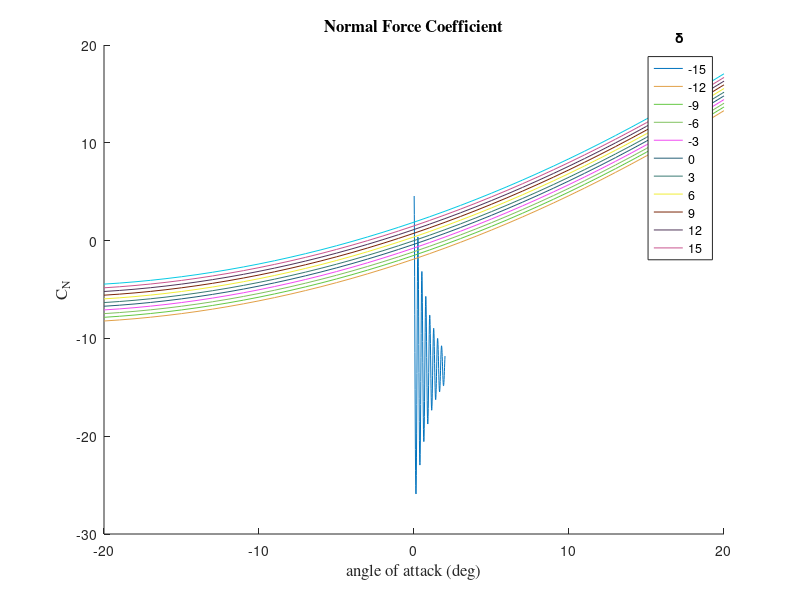
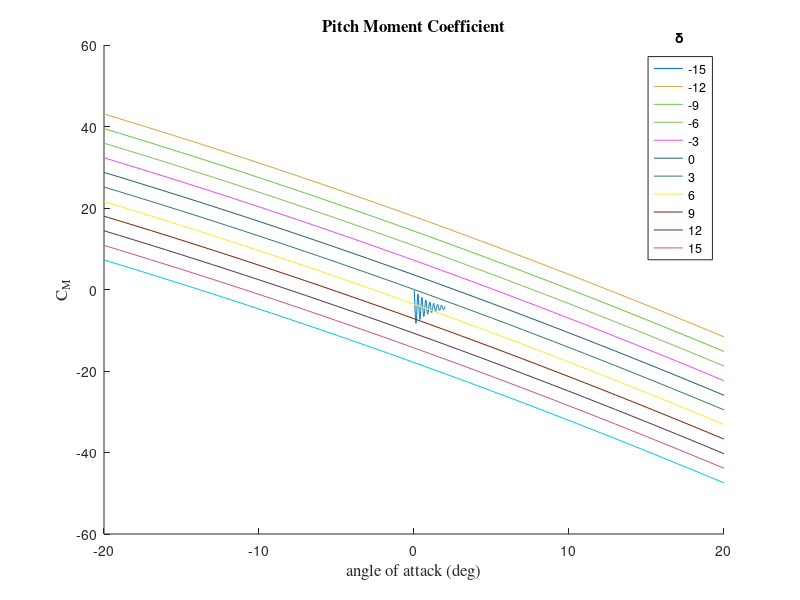

Write the MATLAB code that produced these figures, in order.
n=0;
VM=3000.;   % velocity. ft/sec
DEL=5./57.3;    % delta deflection. radians. 
ALT=0.;         % altitude. ft. 
A=1000.;            % speed of sound 
DIAM=1.;        % diameter. feet.
FR=3.;
XL=20.;
CTW=0.;
CRW=6.;
HW=2.;  
CTT=0.;  % tail center 
CRT=2.; % tail length
HT=2.;
XN=4.;
XCG=10.;% ft
XHL=19.5;
WGT=1000.;% weight 1000lb. = 453.592 kg. 
if ALT<=30000.
    RHO=.002378*exp(-ALT/30000.); % slug/ft^33, 0.002378 slugs/ft^3=1.226kg/m^3
else
    RHO=.0034*exp(-ALT/22000.);
end
SWING=.5*HW*(CTW+CRW); % wind area
STAIL=.5*HT*(CTT+CRT);  % tail area 
SREF=3.1416*DIAM*DIAM/4.; % reference area. ft^2. 
XLP=FR*DIAM;
SPLAN=(XL-XLP)*DIAM+1.33*XLP*DIAM/2.; % planform area of c cylendrical body with a parabolic nose (radome). approximation. 
XCPN=2*XLP/3;   % nose length 
AN=.67*XLP*DIAM;    % nose area
AB=(XL-XLP)*DIAM;   % body area 
XCPB=(.67*AN*XLP+AB*(XLP+.5*(XL-XLP)))/(AN+AB); % body center of pressure
XCPW=XLP+XN+.7*CRW-.2*CTW;  % wing center of pressure
XMACH=VM/A; % mach number 
XIYY=WGT*(3*((DIAM/2)^2)+XL*XL)/(12*32.2);  % moment of inertia. lbf*ft/s^2 
TMP1=(XCG-XCPW)/DIAM;
TMP2=(XCG-XHL)/DIAM;
TMP3=(XCG-XCPB)/DIAM;
TMP4=(XCG-XCPN)/DIAM;

B=sqrt(XMACH^2-1);  % normalized speed for supersonic travel. 
Q=.5*RHO*VM*VM;     % 10701 lb/ft^2. dynamic pressure. lb/ft^2
THD=0;  %   q. theta dot
ALF=0;  % angle of attack. alpha
T=0;

H=.0025;
S=0.;

while T<1.99999
    THDOLD=THD;
    ALFOLD=ALF;
    STEP=1;
    FLAG=0;
    while STEP<=1
        if FLAG==1
            STEP=2;
            THD=THD+H*THDD;
            ALF=ALF+H*ALFD;
            T=T+H;
        end
        % normal force coefficient:
        CN=2*ALF+1.5*SPLAN*ALF*ALF/SREF+8*SWING*ALF/(B*SREF)+...
                8*STAIL*(ALF+DEL)/(B*SREF);
        % pitch moment coefficient:
        CM=2*ALF*TMP4+1.5*SPLAN*ALF*ALF*TMP3/SREF+...
                8*SWING*ALF*TMP1/(B*SREF)...
                +8*STAIL*(ALF+DEL)*TMP2/(B*SREF);
        THDD=Q*SREF*DIAM*CM/XIYY; % q_dot = Qs*d*Cm / i_yy
        XNL=32.2*Q*SREF*CN/WGT;
        ALFD=THD-XNL/VM;
        FLAG=1;
    end

    FLAG=0;
    THD=.5*(THDOLD+THD+H*THDD);
    ALF=.5*(ALFOLD+ALF+H*ALFD);
    S=S+H;
    if S>=.0099999
        S=0.;
        n=n+1;
        ArrayT(n)=T;
        ArrayXNLG(n)=XNL/32.2;
        ArrayALFDEG(n)=ALF*57.3;
    end
end

figure
plot(ArrayT,ArrayXNLG),grid
xlabel('Time (Sec)')
ylabel('Missile Acceleration (G)')

figure
plot(ArrayT,ArrayALFDEG),grid
xlabel('Time (Sec)')
ylabel('Angle of Attack (Deg)')


% clc
output=[ArrayT',ArrayXNLG',ArrayALFDEG'];
save datfil.txt output -ascii
disp 'simulation finished'




dlta = (-15 : 15) * pi / 180;
alf = (-20 : 20) * pi / 180;

CN = zeros(length(dlta), length(alf));
CM = zeros(length(dlta), length(alf));

for d = 1 : length(dlta)
    for a = 1 : length(alf)
        CN(d, a) = 2*alf(a) + 1.5*SPLAN*alf(a)*alf(a)/SREF + 8*SWING*alf(a)/(B*SREF) ...
                    + 8*STAIL*(alf(a)+dlta(d))/(B*SREF);
        CM(d, a) = 2*alf(a)*TMP4 + 1.5*SPLAN*alf(a)*alf(a)*TMP3/SREF ...
                    + 8*SWING*alf(a)*TMP1/(B*SREF)...
                    + 8*STAIL*(alf(a)+dlta(d))*TMP2/(B*SREF);
    end
end


figure(1)
hold on 
figure(2)
hold on 

for d = 1 : 3 : length(dlta)
    c = rand(1, 3);
    figure(1)
    plot(alf * 180 / pi, CN(d, :), 'color', c)
    figure(2)
    plot(alf * 180 / pi, CM(d, :), 'color', c)
end

figure(1)
hold off
grid
box
title('Normal Force Coefficient', 'fontname', 'times', 'fontsize', 12)
xlabel('angle of attack (deg)', 'fontname', 'times', 'fontsize', 12)
ylabel('C_N', 'fontname', 'times', 'fontsize', 12)
lg = legend(strsplit(num2str(dlta(1 : 3 : end)*180/pi)), 'location', 'best');
lg_ttl = get(lg, 'title');
set(lg_ttl, 'string', '\delta')

figure(2)
hold off
grid
box
title('Pitch Moment Coefficient', 'fontname', 'times', 'fontsize', 12)
xlabel('angle of attack (deg)', 'fontname', 'times', 'fontsize', 12)
ylabel('C_M', 'fontname', 'times', 'fontsize', 12)
lg = legend(strsplit(num2str(dlta(1 : 3 : end)*180/pi)), 'location', 'best');
lg_ttl = get(lg, 'title');
set(lg_ttl, 'string', '\delta')

z_db = struct('Alpha', alf, 'Delta', dlta, 'Cz', CN, 'Cm', CM ...
                , 'v', VM * 0.3048, 'diam', DIAM * 0.3048 ...
                , 'cg', XCG * 0.3048, 'iyy', XIYY * 0.04214011 ...
                , 's', SREF / (1/0.3048)^2);
save('aerodynamic_coef', 'z_db')
saveas(1, 'Cz.jpg')
saveas(2, 'Cm.jpg')







